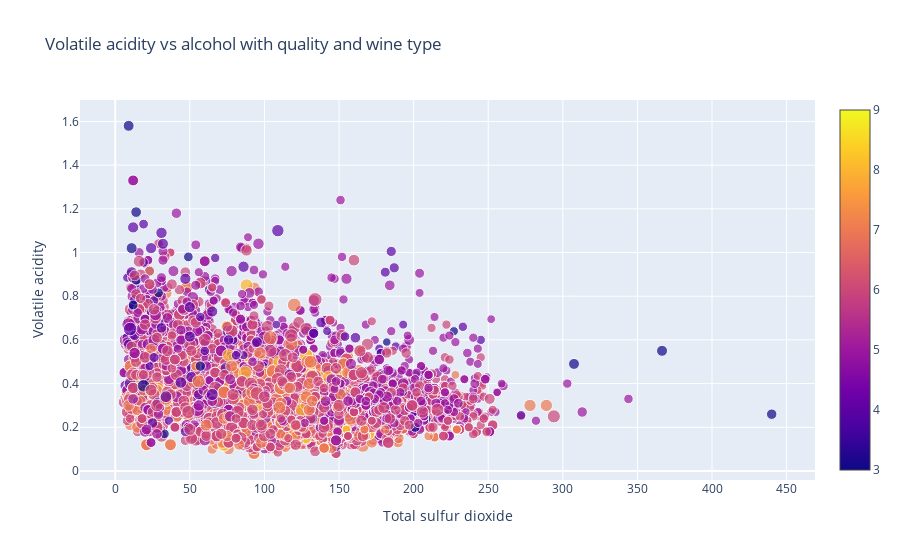

Notebook source saved alongside this figure:
### Code cell
#defining data
data=[
    go.Scatter(x = df['Total sulfur dioxide'],
                y=df['Volatile acidity'],
                text=df['Type'],
                mode='markers',
                marker=dict(size=df['Alcohol'], color=df['Quality'],showscale=True),
              )]
#defining layout
layout = go.Layout(title='Volatile acidity vs alcohol with quality and wine type',xaxis=dict(title='Total sulfur dioxide'),yaxis=dict(title='Volatile acidity'),hovermode='closest')
#defining figure and plotting
figure = go.Figure(data=data,layout=layout)
iplot(figure)

### Figure 1 — Plotly figure (JSON) as saved in the notebook; plotly's stock layout.template omitted (floating-point values rounded to 4 significant figures; data arrays with more than 128 entries replaced by an {"elided": "..."} marker saying what was removed)
{"data": [{"marker": {"color": {"elided": "6497 int values"}, "showscale": true, "size": {"elided": "6497 float values"}}, "mode": "markers", "text": {"elided": "6497 str values"}, "type": "scatter", "x": {"elided": "6497 float values"}, "y": {"elided": "6497 float values"}}], "layout": {"hovermode": "closest", "title": {"text": "Volatile acidity vs alcohol with quality and wine type"}, "xaxis": {"title": {"text": "Total sulfur dioxide"}}, "yaxis": {"title": {"text": "Volatile acidity"}}}}
